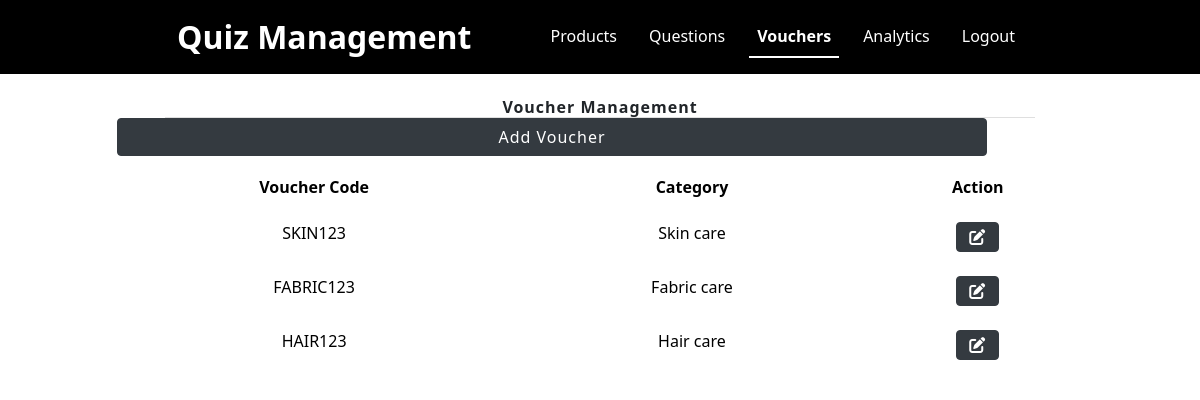
Screenshot of /management/voucher.php (signed in) with the database file from the repository.
### tables this page shows
CREATE TABLE `voucher` (
  `voucherID` int(11) NOT NULL,
  `voucherCode` varchar(20) NOT NULL,
  `categoryID` int(11) NOT NULL
);

CREATE TABLE `category` (
  `categoryID` int(11) NOT NULL,
  `categoryName` text NOT NULL,
  `categoryTitle` text NOT NULL,
  `categoryDescription` text NOT NULL
);

### management/voucher.php (the view, shortened to what this page needs)
<?php
    include 'header.php';
    include 'navbar.php';
?>
<div class="container w-75 my-3">
    <h1 class="text-center fw-bold mt-4">Voucher Management</h1>
    <hr style="height:1px;border-width:0;color:gray;background-color:gray">
    <button class="btn btn-dark float-end mb-2  me-5" data-bs-toggle="modal" data-bs-target="#addVoucherModal">Add Voucher</button>
</div>
<div class="container w-100">
    <div class="table table-borderless ">
        <table class="table text-center table-hover">
            <thead>
                <tr>
                    <th scope="col">Voucher Code</th>
                    <th scope="col">Category</th>
                    <th scope="col">Action</th>
                </tr>
            </thead>
            <tbody>
                <?php
                    $query = "SELECT v.*, c.categoryName
                              FROM voucher v
                              LEFT JOIN category c ON v.categoryID = c.categoryID";
                    $result = mysqli_query($conn, $query);
                    while($row = mysqli_fetch_assoc($result)){
                        $voucherID             = $row['voucherID'];
                        $voucherCode           = $row['voucherCode'];
                        $categoryName          = $row['categoryName'];
                    ?>
                    <tr>
                        <td><?php echo $voucherCode?></td>
                        <td><?php echo $categoryName?></td>
                        <td>
                            <div class="d-flex justify-content-center align-items-center">
                                <div class="text-center">
                                <button type="button" class="btn btn-dark" data-bs-toggle="modal" data-bs-target="#editVoucherModal<?php echo $voucherID; ?>">
                                    <div class="d-flex align-items-center">
                                        <i class="fa-solid fa-pen-to-square"></i>
                                    </div>
                                </button>
                            </div>
                            </div>
                        </td>
                    </tr>
                    <?php
                    }
                ?>
            </tbody>
        </table>
    </div>
</div>

### assets/styles.css (style rules this page uses)
h1 { font-size: clamp(24px, 2vw, 36px); font-weight: bold; letter-spacing: 1px; line-height: 1.2em; text-align: center; color: #8e7242; margin: 0; }
button { transition: all 0.5s ease; padding: 10px 20px; width: 100%; font-size: clamp(14px, 2vw, 16px); background-image: linear-gradient( to right, #2a68dc 0%, #4da3ff 37%, #3677e4 100% ); border-radius: 30px; border: 2px solid #8e7242; color: #fff; letter-spacing: 1px; margin-bottom: 20px; }

### rows the page displays
voucher: voucherCode "SKIN123", categoryID.categoryName "Skin care"
voucher: voucherCode "FABRIC123", categoryID.categoryName "Fabric care"
voucher: voucherCode "HAIR123", categoryID.categoryName "Hair care"
